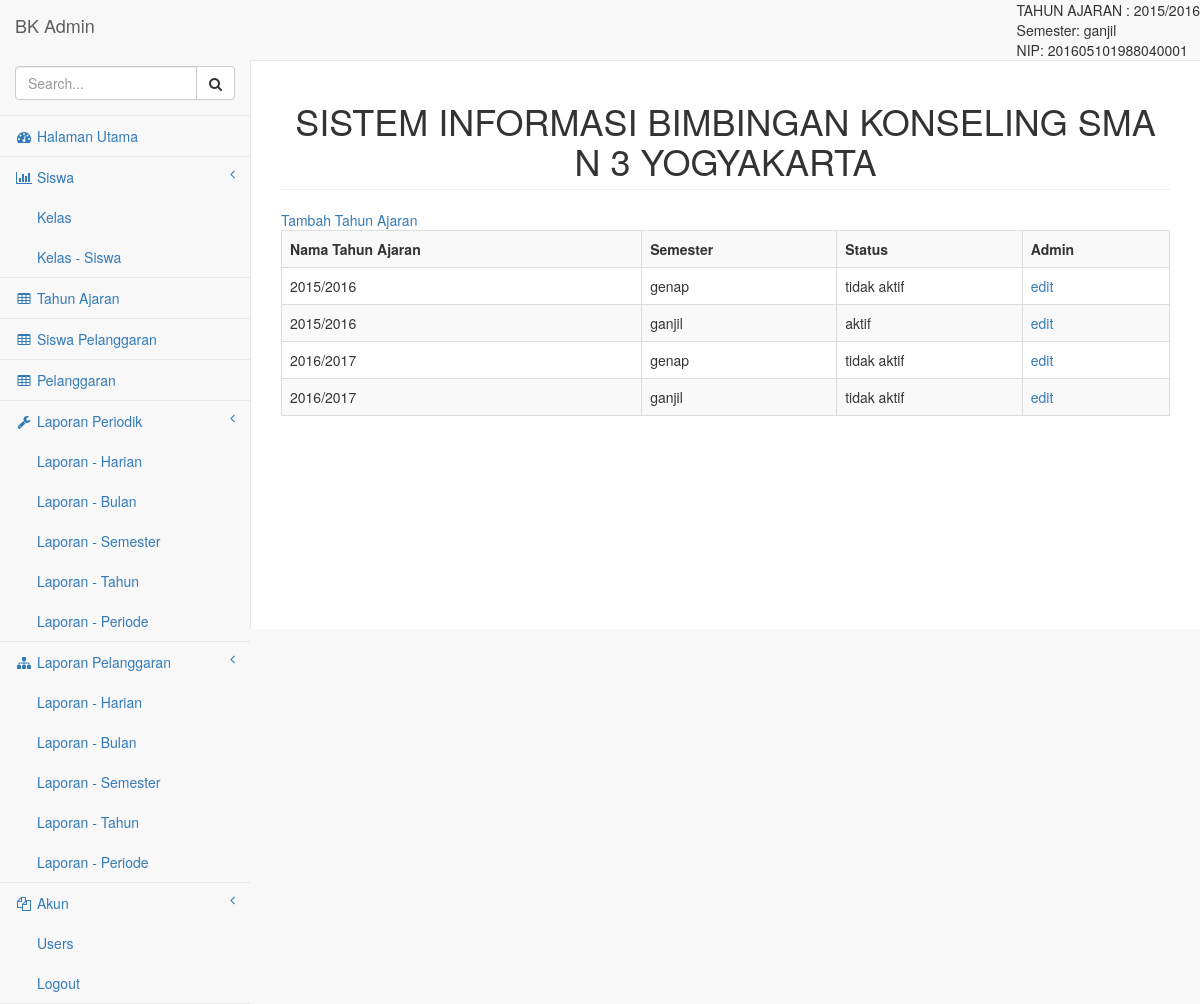
/pages/index.php?page=tahun_ajaran (signed in), run on the app's committed database.
### tables this page shows
CREATE TABLE IF NOT EXISTS `tahun_ajaran` (
`id_tahun_ajaran` int(11) NOT NULL,
  `nama_tahun_ajaran` varchar(9) NOT NULL,
  `semester` enum('ganjil','genap') NOT NULL,
  `status_tahun_ajaran` enum('aktif','tidak aktif') NOT NULL
);

### pages/tahun_ajaran.php (the view, shortened to what this page needs)
<!DOCTYPE html PUBLIC "-//W3C//DTD XHTML 1.0 Transitional//EN" "http://www.w3.org/TR/xhtml1/DTD/xhtml1-transitional.dtd">
<html xmlns="http://www.w3.org/1999/xhtml">
<head>
</head>
<body>
<a href="index.php?page=tahun_ajaran_add">Tambah Tahun Ajaran</a>
<?php
$query = mysql_query("select * from tahun_ajaran");
?>
<table class="table table-striped table-bordered table-hover" width="100%" border="1">
  <tr>
    <th scope="col">Nama Tahun Ajaran</th>
    <th scope="col">Semester</th>
    <th scope="col">Status</th>
    <th scope="col">Admin</th>
  </tr>
  <?php
  while($data = mysql_fetch_array($query))
  {
  ?>
  <tr>
    <td><?php echo $data['nama_tahun_ajaran'] ?></td>
    <td><?php echo $data['semester'] ?></td>
    <td><?php echo $data['status_tahun_ajaran'] ?></td>
    <td><a href="index.php?page=tahun_ajaran_edit&amp;id_tahun_ajaran=<?php echo $data['id_tahun_ajaran'] ?>">edit</a></td>
  </tr>
  <?php
  }
  ?>
</table>
</body>
</html>

### pages/index.php (shortened to what this page needs)
<!DOCTYPE html>
<html lang="en">
<head>
    <link href="../bower_components/bootstrap/dist/css/bootstrap.min.css" rel="stylesheet">
    <link href="../bower_components/metisMenu/dist/metisMenu.min.css" rel="stylesheet">
    <link href="../dist/css/timeline.css" rel="stylesheet">
    <link href="../dist/css/sb-admin-2.css" rel="stylesheet">
    <link href="../bower_components/morrisjs/morris.css" rel="stylesheet">
    <link href="../bower_components/font-awesome/css/font-awesome.min.css" rel="stylesheet" type="text/css">
</head>
<body>
    <div id="wrapper">
        <nav class="navbar navbar-default navbar-static-top" role="navigation" style="margin-bottom: 0">
            <div class="navbar-header">
                <a class="navbar-brand" href="index.html">BK Admin</a>
            </div>
            <ul class="nav navbar-top-links navbar-right">
            TAHUN AJARAN :
            <?php
			$query=mysql_query("SELECT
  `id_tahun_ajaran`,
  `nama_tahun_ajaran`,
  `semester`,
  `status_tahun_ajaran`
FROM `sma3_bk`.`tahun_ajaran` WHERE status_tahun_ajaran = 'aktif' LIMIT 1");
$data=mysql_fetch_array($query);
echo $data['nama_tahun_ajaran']."<br> Semester: ".$data['semester']."<br> NIP: ".$_SESSION['bk_nip'];
			?>
                </ul>
            <div class="navbar-default sidebar" role="navigation">
                <div class="sidebar-nav navbar-collapse">
                    <ul class="nav" id="side-menu">
                        <li class="sidebar-search">
                            <div class="input-group custom-search-form">
                                <input type="text" class="form-control" placeholder="Search...">
                                <span class="input-group-btn">
                                <button class="btn btn-default" type="button">
                                    <i class="fa fa-search"></i>
                                </button>
                            </span>
                            </div>
                        </li>
                        <li>
                            <a href="index.php"><i class="fa fa-dashboard fa-fw"></i> Halaman Utama</a>
                        </li>
                        <li>
                            <a href="index.php?page=siswa"><i class="fa fa-bar-chart-o fa-fw"></i> Siswa<span class="fa arrow"></span></a>
                            <ul class="nav nav-second-level">
                                <li>
                                    <a href="index.php?page=kelas">Kelas</a>
                                </li>
                                <li>
                                    <a href="index.php?page=kelas_siswa_add">Kelas - Siswa</a>
                                </li>
                            </ul>
                        </li>
                        <li>
                            <a href="index.php?page=tahun_ajaran"><i class="fa fa-table fa-fw"></i> Tahun Ajaran</a>
                        </li>
                        <li>
                        <a href="index.php?page=siswa_pelanggaran"><i class="fa fa-table fa-fw"></i> Siswa Pelanggaran</a>
                        </li>
                        <li>
                            <a href="index.php?page=pelanggaran"><i class="fa fa-table fa-fw"></i> Pelanggaran</a>
                        </li>
                        <li>
                            <a href="index.php?page=laporan_periodik"><i class="fa fa-wrench fa-fw"></i> Laporan Periodik<span class="fa arrow"></span></a>
                            <ul class="nav nav-second-level">
                                <li>
                                    <a href="panels-wells.html">Laporan - Harian</a>
                                </li>
                                <li>
                                    <a href="buttons.html">Laporan - Bulan</a>
                                </li>
                                <li>
                                    <a href="notifications.html">Laporan - Semester</a>
                                </li>
                                <li>
                                    <a href="typography.html">Laporan - Tahun</a>
                                </li>
                                <li>
                                    <a href="icons.html"> Laporan - Periode</a>
                                </li>
                            </ul>
                        </li>
                        <li>
                            <a href="#"><i class="fa fa-sitemap fa-fw"></i> Laporan Pelanggaran<span class="fa arrow"></span></a>
                            <ul class="nav nav-second-level">
                                <li>
                                    <a href="#">Laporan - Harian</a>
                                </li>
                                <li>
                                    <a href="#">Laporan - Bulan</a>
                                </li>
                                <li>
                                    <a href="#">Laporan - Semester</a>
                                </li>
                                <li>
                                    <a href="#">Laporan - Tahun</a>
                                </li>
                                <li>
                                    <a href="#">Laporan - Periode</a>
                                </li>
                            </ul>
                        </li>
                        <li>
                            <a href="#"><i class="fa fa-files-o fa-fw"></i> Akun<span class="fa arrow"></span></a>
                            <ul class="nav nav-second-level">
                                <li>
                                    <a href="blank.html">Users</a>
                                </li>
                                <li>
                                    <a href="loguot.php">Logout</a>
                                </li>
                            </ul>
                        </li>
                    </ul>
                </div>
            </div>
        </nav>
        <div id="page-wrapper">
            <div class="row">
                <div class="col-lg-12">
                    <h1 class="page-header" align="center">SISTEM INFORMASI BIMBINGAN KONSELING SMA N 3 YOGYAKARTA</h1>
                </div>
            </div>
            <div class="row">
                <div class="col-lg-12">
                    <?php
					if(!empty($_GET['page']))
					$page = $_GET['page'];
					else
					$page='home';
					if(file_exists($page.'.php'))
					include($page.'.php');
					else
					include('404.php');
					?>
                </div>
            </div>
        </div>
    </div>
</body>
</html>

### data on the page
tahun_ajaran: nama_tahun_ajaran "2015/2016", semester "ganjil", status_tahun_ajaran "aktif"
tahun_ajaran: nama_tahun_ajaran "2015/2016", semester "genap", status_tahun_ajaran "tidak aktif"
tahun_ajaran: nama_tahun_ajaran "2016/2017", semester "genap", status_tahun_ajaran "tidak aktif"
tahun_ajaran: nama_tahun_ajaran "2016/2017", semester "ganjil", status_tahun_ajaran "tidak aktif"

### other printed values
$_SESSION['bk_nip'] "201605101988040001"
